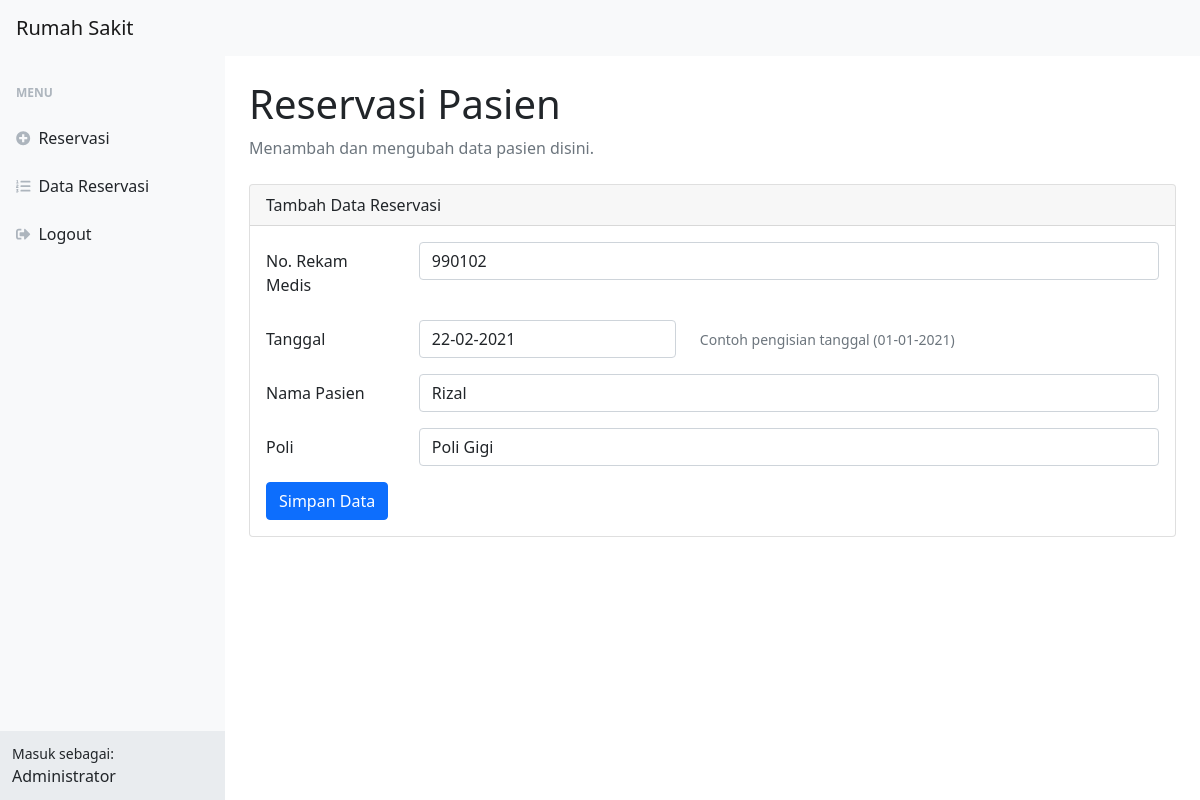
Screenshot of /index.php?op=edit&id=4 (signed in) with the database file from the repository.
### tables this page shows
CREATE TABLE `reservasi` (
  `id` int(11) NOT NULL,
  `rm` int(11) NOT NULL,
  `tanggal` varchar(10) NOT NULL,
  `namapasien` varchar(25) NOT NULL,
  `poli` varchar(25) NOT NULL
);

### function.php (called while the page is built, shortened)
<?php
$host       = "localhost";
$user       = "root";
$pass       = "";
$db         = "reservasi_db";
$koneksi    = mysqli_connect($host, $user, $pass, $db);
if (isset($_GET['op'])) {
    $op = $_GET['op'];
} else {
    $op = "";
}
if ($op == 'edit') {
    $id         = $_GET['id'];
    $sql1       = "select * from reservasi where id = '$id'";
    $q1         = mysqli_query($koneksi, $sql1);
    $r1         = mysqli_fetch_array($q1);
    $rm         = $r1['rm'];
    $tanggal    = $r1['tanggal'];
    $namapasien = $r1['namapasien'];
    $poli       = $r1['poli'];
}
?>

### index.php (the view, shortened to what this page needs)
<?php
require 'function.php';
?>
<!DOCTYPE html>
<html lang="en">
<head>
    <link href="https://cdn.jsdelivr.net/npm/simple-datatables@latest/dist/style.css" rel="stylesheet" />
    <link href="css/styles.css" rel="stylesheet" />
</head>
<body class="sb-nav-fixed">
    <nav class="sb-topnav navbar navbar-expand navbar-light bg-light">
        <a class="navbar-brand ps-3" href="index.php">Rumah Sakit</a>
    </nav>
    <div id="layoutSidenav">
        <div id="layoutSidenav_nav">
            <nav class="sb-sidenav accordion sb-sidenav-light" id="sidenavAccordion">
                <div class="sb-sidenav-menu">
                    <div class="nav">
                        <div class="sb-sidenav-menu-heading">Menu</div>
                        <a class="nav-link" href="index.php">
                            <div class="sb-nav-link-icon"><i class="fas fa-plus-circle"></i></div>
                            Reservasi
                        </a>
                        <a class="nav-link" href="tabelreservasi.php">
                            <div class="sb-nav-link-icon"><i class="fas fa-list-ol"></i></div>
                            Data Reservasi
                        </a>
                        <a class="nav-link" href="logout.php">
                            <div class="sb-nav-link-icon"><i class="fas fa-sign-out-alt"></i></div>
                            Logout
                        </a>
                    </div>
                </div>
                <div class="sb-sidenav-footer">
                    <div class="small">Masuk sebagai:</div>
                    Administrator
                </div>
            </nav>
        </div>
        <div id="layoutSidenav_content">
            <main>
                <div class="container-fluid px-4">
                    <h1 class="mt-4">Reservasi Pasien</h1>
                    <ol class="breadcrumb mb-4">
                        <li class="breadcrumb-item active">Menambah dan mengubah data pasien disini.</li>
                    </ol>
                    <div class="mx-auto">
                        <div class="card">
                            <div class="card-header">
                                Tambah Data Reservasi
                            </div>
                            <div class="card-body">
                                <form action="" method="POST">
                                    <div class="mb-3 row">
                                        <label for="rm" class="col-sm-2 col-form-label">No. Rekam Medis</label>
                                        <div class="col-sm-10">
                                            <input type="text" class="form-control" id="rm" name="rm" value="<?php echo $rm ?>">
                                        </div>
                                    </div>
                                    <div class="mb-3 row align-items-center">
                                        <label for="tanggal" class="col-sm-2 col-form-label">Tanggal</label>
                                        <div class="col-auto">
                                            <input type="text" class="form-control" id="tanggal" name="tanggal" value="<?php echo $tanggal ?>">
                                        </div>
                                        <div class="col-auto">
                                            <span id="tanggalHelp" class="form-text">
                                                Contoh pengisian tanggal (01-01-2021)
                                            </span>
                                        </div>
                                    </div>
                                    <div class="mb-3 row">
                                        <label for="namapasien" class="col-sm-2 col-form-label">Nama Pasien</label>
                                        <div class="col-sm-10">
                                            <input type="text" class="form-control" id="namapasien" name="namapasien" value="<?php echo $namapasien ?>">
                                        </div>
                                    </div>
                                    <div class="mb-3 row">
                                        <label for="poli" class="col-sm-2 col-form-label">Poli</label>
                                        <div class="col-sm-10">
                                            <select class="form-control" name="poli" id="poli">
                                                <option value="Gigi" <?php if ($poli == "Gigi") echo "selected" ?>>Poli
                                                    Gigi</option>
                                            </select>
                                        </div>
                                    </div>
                                    <div class="col-12">
                                        <input type="submit" name="simpan" value="Simpan Data" class="btn btn-primary" />
                                    </div>
                                </form>
                            </div>
                        </div>
                    </div>
                </div>
        </div>
    </div>
</body>
</html>

### index.php (style rules this page uses)
.card { margin-top: 10px; margin-bottom: 10px; }

### rows the page displays
reservasi: rm "990102", tanggal "22-02-2021", namapasien "Rizal", poli "Poli Gigi"
